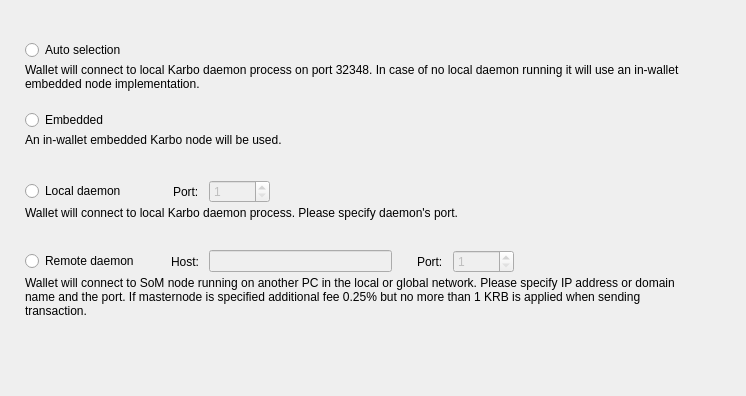
<?xml version="1.0" encoding="UTF-8"?>
<ui version="4.0">
 <class>ConnectionOptionsFrame</class>
 <widget class="QFrame" name="ConnectionOptionsFrame">
  <property name="geometry">
   <rect>
    <x>0</x>
    <y>0</y>
    <width>746</width>
    <height>396</height>
   </rect>
  </property>
  <property name="windowTitle">
   <string>Frame</string>
  </property>
  <property name="frameShape">
   <enum>QFrame::NoFrame</enum>
  </property>
  <property name="frameShadow">
   <enum>QFrame::Raised</enum>
  </property>
  <layout class="QVBoxLayout" name="verticalLayout_5">
   <property name="spacing">
    <number>0</number>
   </property>
   <property name="leftMargin">
    <number>25</number>
   </property>
   <property name="topMargin">
    <number>40</number>
   </property>
   <property name="rightMargin">
    <number>49</number>
   </property>
   <item>
    <widget class="QWidget" name="widget" native="true">
     <property name="sizePolicy">
      <sizepolicy hsizetype="Expanding" vsizetype="Expanding">
       <horstretch>0</horstretch>
       <verstretch>0</verstretch>
      </sizepolicy>
     </property>
     <property name="minimumSize">
      <size>
       <width>0</width>
       <height>70</height>
      </size>
     </property>
     <property name="maximumSize">
      <size>
       <width>16777215</width>
       <height>70</height>
      </size>
     </property>
     <layout class="QVBoxLayout" name="verticalLayout" stretch="0,1">
      <property name="spacing">
       <number>3</number>
      </property>
      <property name="leftMargin">
       <number>0</number>
      </property>
      <property name="topMargin">
       <number>0</number>
      </property>
      <property name="rightMargin">
       <number>0</number>
      </property>
      <property name="bottomMargin">
       <number>0</number>
      </property>
      <item>
       <widget class="QRadioButton" name="m_autoRadio">
        <property name="text">
         <string>Auto selection</string>
        </property>
        <attribute name="buttonGroup">
         <string notr="true">m_connectionButtonGroup</string>
        </attribute>
       </widget>
      </item>
      <item alignment="Qt::AlignTop">
       <widget class="WalletGui::WalletSmallGrayTextLabel" name="m_autoHelperLabel">
        <property name="sizePolicy">
         <sizepolicy hsizetype="Expanding" vsizetype="Expanding">
          <horstretch>0</horstretch>
          <verstretch>0</verstretch>
         </sizepolicy>
        </property>
        <property name="text">
         <string>Wallet will connect to local Karbo daemon process on port 32348. In case of no local daemon running it will use an in-wallet embedded node implementation.</string>
        </property>
        <property name="alignment">
         <set>Qt::AlignLeading|Qt::AlignLeft|Qt::AlignTop</set>
        </property>
        <property name="wordWrap">
         <bool>true</bool>
        </property>
        <property name="indent">
         <number>0</number>
        </property>
       </widget>
      </item>
     </layout>
    </widget>
   </item>
   <item>
    <widget class="QWidget" name="widget_2" native="true">
     <property name="sizePolicy">
      <sizepolicy hsizetype="Expanding" vsizetype="Expanding">
       <horstretch>0</horstretch>
       <verstretch>0</verstretch>
      </sizepolicy>
     </property>
     <property name="minimumSize">
      <size>
       <width>0</width>
       <height>70</height>
      </size>
     </property>
     <property name="maximumSize">
      <size>
       <width>16777215</width>
       <height>70</height>
      </size>
     </property>
     <layout class="QVBoxLayout" name="verticalLayout_2" stretch="0,1">
      <property name="spacing">
       <number>3</number>
      </property>
      <property name="leftMargin">
       <number>0</number>
      </property>
      <property name="topMargin">
       <number>0</number>
      </property>
      <property name="rightMargin">
       <number>0</number>
      </property>
      <property name="bottomMargin">
       <number>0</number>
      </property>
      <item>
       <widget class="QRadioButton" name="m_embeddedRadio">
        <property name="text">
         <string>Embedded</string>
        </property>
        <attribute name="buttonGroup">
         <string notr="true">m_connectionButtonGroup</string>
        </attribute>
       </widget>
      </item>
      <item alignment="Qt::AlignTop">
       <widget class="WalletGui::WalletSmallGrayTextLabel" name="m_embeddedHelperLabel">
        <property name="sizePolicy">
         <sizepolicy hsizetype="Expanding" vsizetype="Expanding">
          <horstretch>0</horstretch>
          <verstretch>0</verstretch>
         </sizepolicy>
        </property>
        <property name="text">
         <string>An in-wallet embedded Karbo node will be used.</string>
        </property>
        <property name="alignment">
         <set>Qt::AlignLeading|Qt::AlignLeft|Qt::AlignTop</set>
        </property>
        <property name="wordWrap">
         <bool>true</bool>
        </property>
        <property name="indent">
         <number>0</number>
        </property>
       </widget>
      </item>
     </layout>
    </widget>
   </item>
   <item>
    <widget class="QWidget" name="widget_3" native="true">
     <property name="sizePolicy">
      <sizepolicy hsizetype="Expanding" vsizetype="Expanding">
       <horstretch>0</horstretch>
       <verstretch>0</verstretch>
      </sizepolicy>
     </property>
     <property name="minimumSize">
      <size>
       <width>0</width>
       <height>70</height>
      </size>
     </property>
     <property name="maximumSize">
      <size>
       <width>16777215</width>
       <height>70</height>
      </size>
     </property>
     <layout class="QVBoxLayout" name="verticalLayout_3" stretch="0,1">
      <property name="spacing">
       <number>3</number>
      </property>
      <property name="leftMargin">
       <number>0</number>
      </property>
      <property name="topMargin">
       <number>0</number>
      </property>
      <property name="rightMargin">
       <number>0</number>
      </property>
      <property name="bottomMargin">
       <number>0</number>
      </property>
      <item>
       <layout class="QHBoxLayout" name="horizontalLayout">
        <property name="spacing">
         <number>10</number>
        </property>
        <item>
         <widget class="QRadioButton" name="m_localRadio">
          <property name="text">
           <string>Local daemon</string>
          </property>
          <attribute name="buttonGroup">
           <string notr="true">m_connectionButtonGroup</string>
          </attribute>
         </widget>
        </item>
        <item>
         <spacer name="horizontalSpacer">
          <property name="orientation">
           <enum>Qt::Horizontal</enum>
          </property>
          <property name="sizeType">
           <enum>QSizePolicy::Fixed</enum>
          </property>
          <property name="sizeHint" stdset="0">
           <size>
            <width>37</width>
            <height>20</height>
           </size>
          </property>
         </spacer>
        </item>
        <item>
         <widget class="QLabel" name="label">
          <property name="text">
           <string>Port:</string>
          </property>
         </widget>
        </item>
        <item alignment="Qt::AlignVCenter">
         <widget class="QSpinBox" name="m_localPortSpin">
          <property name="enabled">
           <bool>false</bool>
          </property>
          <property name="minimum">
           <number>1</number>
          </property>
          <property name="maximum">
           <number>65535</number>
          </property>
          <property name="value">
           <number>1</number>
          </property>
         </widget>
        </item>
        <item>
         <spacer name="horizontalSpacer_2">
          <property name="orientation">
           <enum>Qt::Horizontal</enum>
          </property>
          <property name="sizeHint" stdset="0">
           <size>
            <width>40</width>
            <height>20</height>
           </size>
          </property>
         </spacer>
        </item>
       </layout>
      </item>
      <item alignment="Qt::AlignTop">
       <widget class="WalletGui::WalletSmallGrayTextLabel" name="m_localHelperLabel">
        <property name="sizePolicy">
         <sizepolicy hsizetype="Expanding" vsizetype="Expanding">
          <horstretch>0</horstretch>
          <verstretch>0</verstretch>
         </sizepolicy>
        </property>
        <property name="text">
         <string>Wallet will connect to local Karbo daemon process. Please specify daemon's port.</string>
        </property>
        <property name="alignment">
         <set>Qt::AlignLeading|Qt::AlignLeft|Qt::AlignTop</set>
        </property>
        <property name="wordWrap">
         <bool>true</bool>
        </property>
        <property name="indent">
         <number>0</number>
        </property>
       </widget>
      </item>
     </layout>
    </widget>
   </item>
   <item>
    <widget class="QWidget" name="widget_4" native="true">
     <property name="sizePolicy">
      <sizepolicy hsizetype="Expanding" vsizetype="Expanding">
       <horstretch>0</horstretch>
       <verstretch>0</verstretch>
      </sizepolicy>
     </property>
     <property name="minimumSize">
      <size>
       <width>0</width>
       <height>70</height>
      </size>
     </property>
     <property name="maximumSize">
      <size>
       <width>16777215</width>
       <height>100</height>
      </size>
     </property>
     <layout class="QVBoxLayout" name="verticalLayout_4" stretch="0,1">
      <property name="spacing">
       <number>3</number>
      </property>
      <property name="leftMargin">
       <number>0</number>
      </property>
      <property name="topMargin">
       <number>0</number>
      </property>
      <property name="rightMargin">
       <number>0</number>
      </property>
      <property name="bottomMargin">
       <number>0</number>
      </property>
      <item>
       <layout class="QHBoxLayout" name="horizontalLayout_2">
        <property name="spacing">
         <number>10</number>
        </property>
        <item>
         <widget class="QRadioButton" name="m_remoteRadio">
          <property name="text">
           <string>Remote daemon</string>
          </property>
          <attribute name="buttonGroup">
           <string notr="true">m_connectionButtonGroup</string>
          </attribute>
         </widget>
        </item>
        <item>
         <spacer name="horizontalSpacer_3">
          <property name="orientation">
           <enum>Qt::Horizontal</enum>
          </property>
          <property name="sizeType">
           <enum>QSizePolicy::Fixed</enum>
          </property>
          <property name="sizeHint" stdset="0">
           <size>
            <width>22</width>
            <height>20</height>
           </size>
          </property>
         </spacer>
        </item>
        <item>
         <widget class="QLabel" name="label_2">
          <property name="text">
           <string>Host:</string>
          </property>
         </widget>
        </item>
        <item>
         <widget class="QLineEdit" name="m_remoteHostEdit">
          <property name="enabled">
           <bool>false</bool>
          </property>
         </widget>
        </item>
        <item>
         <spacer name="horizontalSpacer_5">
          <property name="orientation">
           <enum>Qt::Horizontal</enum>
          </property>
          <property name="sizeType">
           <enum>QSizePolicy::Fixed</enum>
          </property>
          <property name="sizeHint" stdset="0">
           <size>
            <width>15</width>
            <height>20</height>
           </size>
          </property>
         </spacer>
        </item>
        <item>
         <widget class="QLabel" name="label_3">
          <property name="text">
           <string>Port:</string>
          </property>
         </widget>
        </item>
        <item alignment="Qt::AlignVCenter">
         <widget class="QSpinBox" name="m_remotePortSpin">
          <property name="enabled">
           <bool>false</bool>
          </property>
          <property name="minimum">
           <number>1</number>
          </property>
          <property name="maximum">
           <number>65535</number>
          </property>
          <property name="value">
           <number>1</number>
          </property>
         </widget>
        </item>
        <item>
         <spacer name="horizontalSpacer_4">
          <property name="orientation">
           <enum>Qt::Horizontal</enum>
          </property>
          <property name="sizeHint" stdset="0">
           <size>
            <width>40</width>
            <height>20</height>
           </size>
          </property>
         </spacer>
        </item>
       </layout>
      </item>
      <item alignment="Qt::AlignTop">
       <widget class="WalletGui::WalletSmallGrayTextLabel" name="m_remoteHelperLabel">
        <property name="sizePolicy">
         <sizepolicy hsizetype="Expanding" vsizetype="Expanding">
          <horstretch>0</horstretch>
          <verstretch>0</verstretch>
         </sizepolicy>
        </property>
        <property name="minimumSize">
         <size>
          <width>0</width>
          <height>70</height>
         </size>
        </property>
        <property name="text">
         <string>Wallet will connect to SoM node running on another PC in the local or global network. Please specify IP address or domain name and the port. If masternode is specified additional fee 0.25% but no more than 1 KRB is applied when sending transaction.</string>
        </property>
        <property name="alignment">
         <set>Qt::AlignLeading|Qt::AlignLeft|Qt::AlignTop</set>
        </property>
        <property name="wordWrap">
         <bool>true</bool>
        </property>
        <property name="indent">
         <number>0</number>
        </property>
       </widget>
      </item>
     </layout>
    </widget>
   </item>
   <item>
    <spacer name="verticalSpacer">
     <property name="orientation">
      <enum>Qt::Vertical</enum>
     </property>
     <property name="sizeHint" stdset="0">
      <size>
       <width>665</width>
       <height>41</height>
      </size>
     </property>
    </spacer>
   </item>
  </layout>
 </widget>
 <customwidgets>
  <customwidget>
   <class>WalletGui::WalletSmallGrayTextLabel</class>
   <extends>QLabel</extends>
   <header>Gui/Common/WalletTextLabel.h</header>
  </customwidget>
 </customwidgets>
 <resources/>
 <connections>
  <connection>
   <sender>m_remoteHostEdit</sender>
   <signal>textChanged(QString)</signal>
   <receiver>ConnectionOptionsFrame</receiver>
   <slot>remoteHostNameChanged(QString)</slot>
   <hints>
    <hint type="sourcelabel">
     <x>390</x>
     <y>319</y>
    </hint>
    <hint type="destinationlabel">
     <x>372</x>
     <y>197</y>
    </hint>
   </hints>
  </connection>
  <connection>
   <sender>m_connectionButtonGroup</sender>
   <signal>buttonClicked(int)</signal>
   <receiver>ConnectionOptionsFrame</receiver>
   <slot>connectionButtonClicked(int)</slot>
   <hints>
    <hint type="sourcelabel">
     <x>-1</x>
     <y>-1</y>
    </hint>
    <hint type="destinationlabel">
     <x>372</x>
     <y>197</y>
    </hint>
   </hints>
  </connection>
  <connection>
   <sender>m_remoteRadio</sender>
   <signal>toggled(bool)</signal>
   <receiver>m_remoteHostEdit</receiver>
   <slot>setEnabled(bool)</slot>
   <hints>
    <hint type="sourcelabel">
     <x>88</x>
     <y>264</y>
    </hint>
    <hint type="destinationlabel">
     <x>312</x>
     <y>263</y>
    </hint>
   </hints>
  </connection>
  <connection>
   <sender>m_remoteRadio</sender>
   <signal>toggled(bool)</signal>
   <receiver>m_remotePortSpin</receiver>
   <slot>setEnabled(bool)</slot>
   <hints>
    <hint type="sourcelabel">
     <x>88</x>
     <y>264</y>
    </hint>
    <hint type="destinationlabel">
     <x>498</x>
     <y>263</y>
    </hint>
   </hints>
  </connection>
  <connection>
   <sender>m_localRadio</sender>
   <signal>toggled(bool)</signal>
   <receiver>m_localPortSpin</receiver>
   <slot>setEnabled(bool)</slot>
   <hints>
    <hint type="sourcelabel">
     <x>81</x>
     <y>194</y>
    </hint>
    <hint type="destinationlabel">
     <x>270</x>
     <y>193</y>
    </hint>
   </hints>
  </connection>
 </connections>
 <slots>
  <slot>remoteHostNameChanged(QString)</slot>
  <slot>connectionButtonClicked(int)</slot>
 </slots>
 <buttongroups>
  <buttongroup name="m_connectionButtonGroup"/>
 </buttongroups>
</ui>
